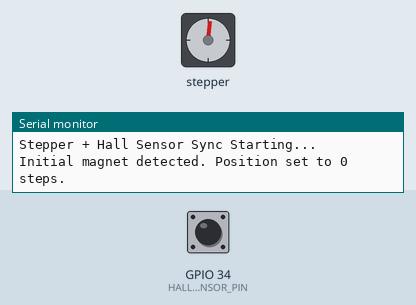
Simulated run of this sketch. Board: ESP32. Shown: stepper motor, the last lines printed to the serial monitor. Wiring (inferred from the names in the program): stepper motor (2048 steps per turn assumed): coils GPIO 5, GPIO 4, GPIO 2, GPIO 15. Inputs (shaded band) come from the test bench; at power-on: GPIO 34 (HALL_SENSOR_PIN) LOW.

Above: at 1.79 s.
1.8 s: GPIO 34 (HALL_SENSOR_PIN) pulsed HIGH 2 times (0.12 s each, 0.3 s apart)
At 4.68 s:
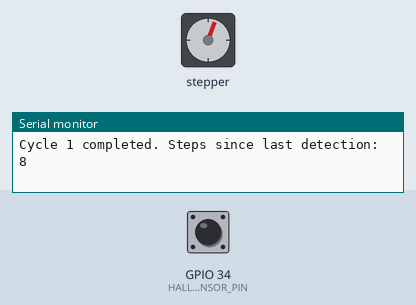
At 8.27 s:
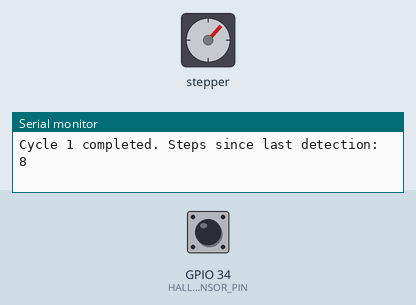
Timing chart, 0 to 19.7 s (numbered marks = the images above; inputs shaded):
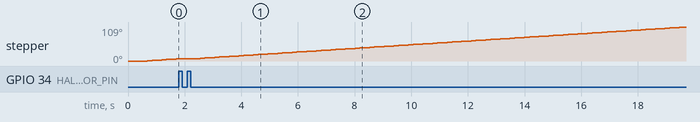

The sketch:

V2001.ino
```cpp
// --- Pin assignments ---
const int IN1 = 5;    // Stepper coil A1
const int IN2 = 4;    // Stepper coil A2
const int IN3 = 2;    // Stepper coil B1
const int IN4 = 15;   // Stepper coil B2

const int HALL_SENSOR_PIN = 34;  // A3144 OUT connected to GPIO34 (input-only)

// --- Stepper motor sequence for 28BYJ-48 (half-step mode) ---
const int stepSequence[8][4] = {
  {1, 0, 0, 0},
  {1, 1, 0, 0},
  {0, 1, 0, 0},
  {0, 1, 1, 0},
  {0, 0, 1, 0},
  {0, 0, 1, 1},
  {0, 0, 0, 1},
  {1, 0, 0, 1}
};

int currentStep = 0;

void stepMotor(int step) {
  digitalWrite(IN1, stepSequence[step][0]);
  digitalWrite(IN2, stepSequence[step][1]);
  digitalWrite(IN3, stepSequence[step][2]);
  digitalWrite(IN4, stepSequence[step][3]);
}

void setup() {
  pinMode(IN1, OUTPUT);
  pinMode(IN2, OUTPUT);
  pinMode(IN3, OUTPUT);
  pinMode(IN4, OUTPUT);
  pinMode(HALL_SENSOR_PIN, INPUT);
  Serial.begin(115200);
  Serial.println("Stepper + Hall Sensor Sync Starting...");

  // Spin until initial magnet detection
  while (digitalRead(HALL_SENSOR_PIN) != LOW) {
    stepMotor(currentStep);
    currentStep = (currentStep + 1) % 8;
    delayMicroseconds(15000);
  }
  Serial.println("Initial magnet detected. Position set to 0 steps.");
  delay(500); // Give time to move past the detection zone
}

void loop() {
  for (int i = 1; i <= 10; i++) {
    int steps = 0;

    // Wait until magnet is no longer detected
    while (digitalRead(HALL_SENSOR_PIN) == LOW) {
      stepMotor(currentStep);
      currentStep = (currentStep + 1) % 8;
      delayMicroseconds(15000);
    }

    // Then wait until it's detected again, counting steps
    while (digitalRead(HALL_SENSOR_PIN) != LOW) {
      stepMotor(currentStep);
      currentStep = (currentStep + 1) % 8;
      steps++;
      delayMicroseconds(15000);
    }

    Serial.print("Cycle ");
    Serial.print(i);
    Serial.print(" completed. Steps since last detection: ");
    Serial.println(steps);
    delay(500);
  }

  Serial.println("All 10 cycles complete. Motor stopping.");
  while (true); // Stop the loop
}
```
